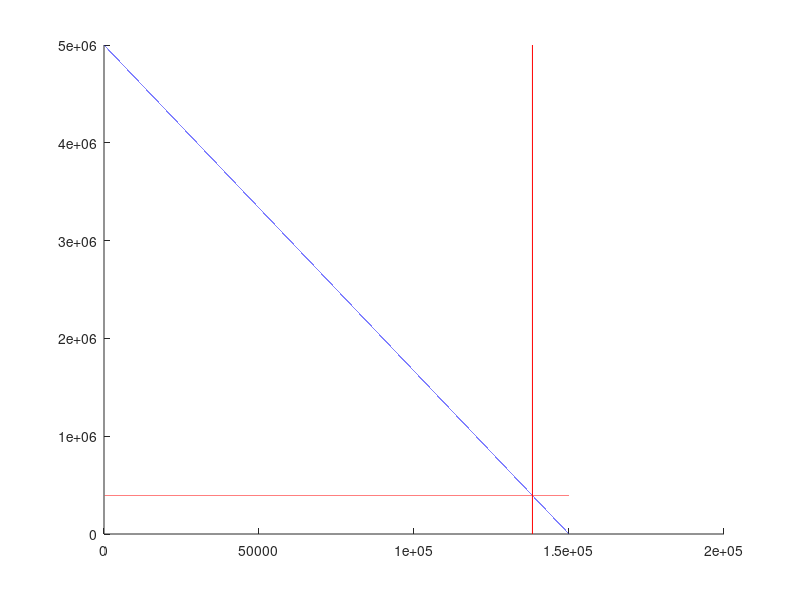

MATLAB code for this plot:
dx = @(x,y,r1,k1,a1) (r1*x.*(1-(x/k1)))-(a1*x.*y);
dy = @(x,y,r2,k2,a2) (r2*y.*(1-(y/k2)))-(a2*x.*y);
gradXY = @(x,y,r,K,a) dx(x,y,r(1),K(1),a(1))+dy(x,y,r(2),K(2),a(2));

profitFunc = @(x,y,r,k,a, priceVec) priceVec(1)*dx(x,y,r(1),k(1),a(1))+priceVec(2)*dy(x,y,r(2),k(2),a(2));
%both = @(x,y,r,k,a) dx(x,y,r(1),k(1),a(1))+dy(x,y,r(2),k(2),a(2));

xsteps = 50;
ysteps = 50;

r = [0.05 0.08];
K = [150000 400000];
a = [10^-8 10^-8];
prices = [12000 6000];

xmax = 1*K(1);
ymax = 1*K(2);

[x, y] = meshgrid(0:(xmax/xsteps):xmax,ymax:-(ymax/ysteps):0);

gradX = dx(x,y,r(1),K(1),a(1));
gradY = dy(x,y,r(2),K(2),a(2));

% prob prob 1
%surf(gradX+gradY)
gradsmat = [2*r(1)/K(1) a(1)+a(2); a(1)+a(2) 2*r(2)/K(2)];
maxspot = gradsmat\r';
x=[floor(maxspot(1)); floor(maxspot(1))+1; floor(maxspot(1)); floor(maxspot(1))+1];
y=[floor(maxspot(2)); floor(maxspot(2))+1; floor(maxspot(2))+1; floor(maxspot(2))];
nearvals = gradXY(x,y,r,K,a);


%quiver(x,y,gradX,gradY)
% hold on
% magnit = ((x.^2)+(y.^2)).^0.5;
% contour(x,y,magnit)
% hold off

% problem 4
f1 = @(r1,a1,k1,x) (r1/a1)*(1-(x/k1));
f2 = @(r2,a2,k2,x) k2*(1-(a2/r2)*x);
x = 0:150000;

y1 = f1(r(1),a(1),K(1),x);
y2 = f2(r(2),a(2),K(2),x);

xlim = @(r,k,a) (((r(1)*r(2))/K(2))-(a(1)*r(2)))/(((r(1)*r(2))/(K(1)*K(2)))-(a(1)*a(2)));
ylim = @(r,k,a) (((r(1)*r(2))/K(1))-(a(2)*r(1)))/(((r(1)*r(2))/(K(1)*K(2)))-(a(1)*a(2)));
xlimVal = xlim(r,K,a);
ylimVal = ylim(r,K,a);
fig = figure;
hax = axes;
hold on
plot(y1)
plot(y2)
plot(ylimVal*ones(1,length(y1)), 'r')
line([xlimVal xlimVal],get(hax,'YLim'),'Color',[1 0 0])


% problem 7
profitplace = [12000; 6000].*r';
gradProfit = [24000*(r(1)/K(1)) (12000*a(1))+(6000*a(2)); (12000*a(1))+(6000*a(2)) 12000*(r(2)/K(2))];
popsToMaxProfit = gradProfit\profitplace




% Example call to sensitivity function using anonymous function:
%sensitivity(@(x)dx(x, 100,r(1),K(1),a(1)), 500)

% Problem 4 max-value
zerXPos = @(y,r,k,a) (k(1)*(r(1) - sum(a)*y + ((k(1)*k(2)*sum(a)^2*y.^2 - 2*k(1)*k(2)*sum(a)*r(1)*y + k(1)*k(2)*r(1)^2 - 4*r(2)*r(1)*y.^2 + 4*k(2)*r(2)*r(1)*y)./(k(1)*k(2))).^(1/2)))./(2*r(1));
zerXNeg = @(y,r,k,a) -(k(1)*(sum(a)*y - r(1) + ((k(1)*k(2)*sum(a)^2*y.^2 - 2*k(1)*k(2)*sum(a)*r(1)*y + k(1)*k(2)*r(1)^2 - 4*r(2)*r(1)*y.^2 + 4*k(2)*r(2)*r(1)*y)./(k(1)*k(2))).^(1/2)))./(2*r(1));
zerX = @(y,r,k,a) zerXPos(y,r,k,a);% zerXNeg(y,r,k,a)];

% d(foundx)/dy = (k ((a^2 y)/(2 r)-a/2)+s (1-(2 y)/l))/sqrt((k l (a^2 y^2-2 a r y)-r (4 s y (y-l)-k l r))/(k l))-(a k)/(2 r)

% max y = (l*(2*r*(r*s*(k*r + l*s - a*k*l)*(k*s + l*r - a*k*l))^(1/2) + 2*k*r*s^2 + 2*l*r^2*s - a*k*(r*s*(k*r + l*s - a*k*l)*(k*s + l*r - a*k*l))^(1/2) - a*k*l*r^2 - a*k^2*r*s + a^2*k^2*l*r - 2*a*k*l*r*s))/(a^3*k^2*l^2 - a^2*k^2*l*s - a^2*k*l^2*r - 4*a*k*l*r*s + 4*k*r*s^2 + 4*l*r^2*s)
% or -(l*(2*r*(r*s*(k*r + l*s - a*k*l)*(k*s + l*r - a*k*l))^(1/2) - 2*k*r*s^2 - 2*l*r^2*s - a*k*(r*s*(k*r + l*s - a*k*l)*(k*s + l*r - a*k*l))^(1/2) + a*k*l*r^2 + a*k^2*r*s - a^2*k^2*l*r + 2*a*k*l*r*s))/(a^3*k^2*l^2 - a^2*k^2*l*s - a^2*k*l^2*r - 4*a*k*l*r*s + 4*k*r*s^2 + 4*l*r^2*s)

maxYPos = @(r,s,k,l,a) (l*(2*r*(r*s*(k*r + l*s - a*k*l)*(k*s + l*r - a*k*l))^(1/2) + 2*k*r*s^2 + 2*l*r^2*s - a*k*(r*s*(k*r + l*s - a*k*l)*(k*s + l*r - a*k*l))^(1/2) - a*k*l*r^2 - a*k^2*r*s + a^2*k^2*l*r - 2*a*k*l*r*s))/(a^3*k^2*l^2 - a^2*k^2*l*s - a^2*k*l^2*r - 4*a*k*l*r*s + 4*k*r*s^2 + 4*l*r^2*s);
maxYNeg = @(r,s,k,l,a) -(l*(2*r*(r*s*(k*r + l*s - a*k*l)*(k*s + l*r - a*k*l))^(1/2) - 2*k*r*s^2 - 2*l*r^2*s - a*k*(r*s*(k*r + l*s - a*k*l)*(k*s + l*r - a*k*l))^(1/2) + a*k*l*r^2 + a*k^2*r*s - a^2*k^2*l*r + 2*a*k*l*r*s))/(a^3*k^2*l^2 - a^2*k^2*l*s - a^2*k*l^2*r - 4*a*k*l*r*s + 4*k*r*s^2 + 4*l*r^2*s);
maxY = @(r,k,a) [maxYPos(r(1),r(2),k(1),k(2),sum(a)) maxYNeg(r(1),r(2),k(1),k(2),sum(a))];

mY = maxY(r,K,a);
mX = zerX(mY,r,K,a);


xmax = @(r,K,a) (r(2)-(r(1)/(a(1)*K(1)*K(2))))/(a(2)+(r(1)/(a(1)*K(1)*K(2))));
ymax = @(xmax,r,k,a) (r(1)/a(1))*(1-(x/k(1)));


